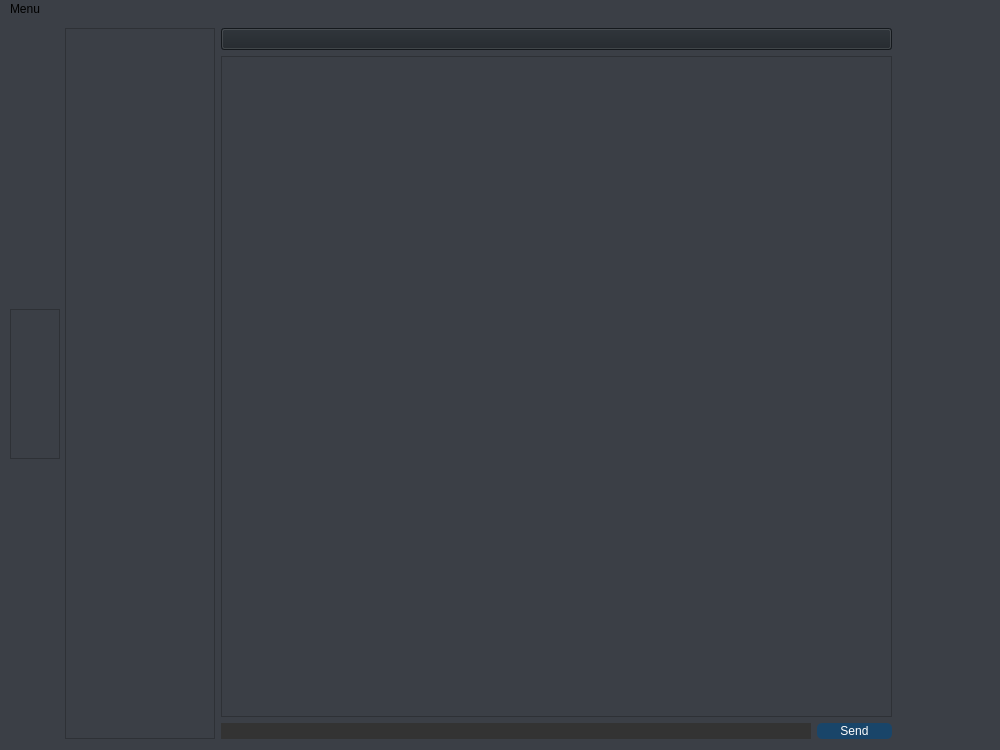
<?xml version="1.0" encoding="UTF-8"?>
<ui version="4.0">
 <class>homepage</class>
 <widget class="QMainWindow" name="homepage">
  <property name="geometry">
   <rect>
    <x>0</x>
    <y>0</y>
    <width>1000</width>
    <height>750</height>
   </rect>
  </property>
  <property name="minimumSize">
   <size>
    <width>1000</width>
    <height>750</height>
   </size>
  </property>
  <property name="maximumSize">
   <size>
    <width>1000</width>
    <height>750</height>
   </size>
  </property>
  <property name="sizeIncrement">
   <size>
    <width>900</width>
    <height>1200</height>
   </size>
  </property>
  <property name="windowTitle">
   <string>Pulp chat</string>
  </property>
  <property name="windowIcon">
   <iconset resource="elements.qrc">
    <normaloff>:/icons/img/icons8-chat-64.ico</normaloff>:/icons/img/icons8-chat-64.ico</iconset>
  </property>
  <property name="styleSheet">
   <string notr="true">background-color: rgb(59, 63, 70);</string>
  </property>
  <widget class="QWidget" name="centralwidget">
   <property name="maximumSize">
    <size>
     <width>900</width>
     <height>1200</height>
    </size>
   </property>
   <property name="sizeIncrement">
    <size>
     <width>900</width>
     <height>1200</height>
    </size>
   </property>
   <widget class="QListWidget" name="sidebar">
    <property name="geometry">
     <rect>
      <x>10</x>
      <y>290</y>
      <width>50</width>
      <height>150</height>
     </rect>
    </property>
    <property name="maximumSize">
     <size>
      <width>50</width>
      <height>150</height>
     </size>
    </property>
    <property name="iconSize">
     <size>
      <width>40</width>
      <height>40</height>
     </size>
    </property>
    <property name="itemAlignment">
     <set>Qt::AlignCenter</set>
    </property>
   </widget>
   <widget class="QListWidget" name="listofusersgroupschanels">
    <property name="geometry">
     <rect>
      <x>65</x>
      <y>9</y>
      <width>150</width>
      <height>711</height>
     </rect>
    </property>
    <property name="sizePolicy">
     <sizepolicy hsizetype="Preferred" vsizetype="Expanding">
      <horstretch>0</horstretch>
      <verstretch>0</verstretch>
     </sizepolicy>
    </property>
    <property name="minimumSize">
     <size>
      <width>50</width>
      <height>700</height>
     </size>
    </property>
    <property name="maximumSize">
     <size>
      <width>150</width>
      <height>16777215</height>
     </size>
    </property>
   </widget>
   <widget class="QWidget" name="">
    <property name="geometry">
     <rect>
      <x>221</x>
      <y>9</y>
      <width>671</width>
      <height>711</height>
     </rect>
    </property>
    <layout class="QVBoxLayout" name="verticalLayout">
     <item>
      <widget class="QPushButton" name="infobtn">
       <property name="styleSheet">
        <string notr="true">background-color: rgb(30, 35, 40);</string>
       </property>
       <property name="text">
        <string/>
       </property>
      </widget>
     </item>
     <item>
      <widget class="QListWidget" name="messageslist">
       <property name="styleSheet">
        <string notr="true"/>
       </property>
      </widget>
     </item>
     <item>
      <layout class="QGridLayout" name="gridLayout">
       <item row="0" column="0">
        <widget class="QLineEdit" name="messagelineedit">
         <property name="maximumSize">
          <size>
           <width>590</width>
           <height>16777215</height>
          </size>
         </property>
         <property name="styleSheet">
          <string notr="true">padding-left: 20px;
padding-right: 20px;
border-radius: 20px;
background: #333;
color: #fefefe;</string>
         </property>
        </widget>
       </item>
       <item row="0" column="1">
        <widget class="QPushButton" name="Sendbtn">
         <property name="styleSheet">
          <string notr="true">Padding: 1px;
Border-radius: 5px;
background-color: rgb(25, 69, 105);
color: #fefefe;</string>
         </property>
         <property name="text">
          <string>Send</string>
         </property>
        </widget>
       </item>
      </layout>
     </item>
    </layout>
   </widget>
  </widget>
  <widget class="QMenuBar" name="menubar">
   <property name="geometry">
    <rect>
     <x>0</x>
     <y>0</y>
     <width>1000</width>
     <height>21</height>
    </rect>
   </property>
   <widget class="QMenu" name="menuMenu">
    <property name="sizePolicy">
     <sizepolicy hsizetype="Maximum" vsizetype="Maximum">
      <horstretch>0</horstretch>
      <verstretch>0</verstretch>
     </sizepolicy>
    </property>
    <property name="title">
     <string>Menu</string>
    </property>
    <addaction name="actionContacts"/>
    <addaction name="actionNew_group"/>
    <addaction name="actionNew_chnale"/>
    <addaction name="separator"/>
    <addaction name="actionExit"/>
   </widget>
   <addaction name="menuMenu"/>
  </widget>
  <action name="actionContacts">
   <property name="icon">
    <iconset resource="elements.qrc">
     <normaloff>:/img/img/icons8-contacts-40.png</normaloff>:/img/img/icons8-contacts-40.png</iconset>
   </property>
   <property name="text">
    <string>Contacts</string>
   </property>
   <property name="font">
    <font>
     <pointsize>12</pointsize>
     <bold>true</bold>
    </font>
   </property>
  </action>
  <action name="actionNew_group">
   <property name="icon">
    <iconset resource="elements.qrc">
     <normaloff>:/img/img/icons8-people-40.png</normaloff>:/img/img/icons8-people-40.png</iconset>
   </property>
   <property name="text">
    <string>New group</string>
   </property>
   <property name="font">
    <font>
     <pointsize>12</pointsize>
     <bold>true</bold>
    </font>
   </property>
  </action>
  <action name="actionNew_chnale">
   <property name="icon">
    <iconset resource="elements.qrc">
     <normaloff>:/img/img/icons8-omnichannel-40.png</normaloff>:/img/img/icons8-omnichannel-40.png</iconset>
   </property>
   <property name="text">
    <string>New chnel</string>
   </property>
   <property name="font">
    <font>
     <pointsize>12</pointsize>
     <bold>true</bold>
    </font>
   </property>
  </action>
  <action name="actionExit">
   <property name="icon">
    <iconset resource="elements.qrc">
     <normaloff>:/img/img/icons8-exit-100.png</normaloff>:/img/img/icons8-exit-100.png</iconset>
   </property>
   <property name="text">
    <string>Exit</string>
   </property>
   <property name="font">
    <font>
     <pointsize>12</pointsize>
     <bold>true</bold>
    </font>
   </property>
  </action>
 </widget>
 <resources>
  <include location="elements.qrc"/>
 </resources>
 <connections/>
</ui>
